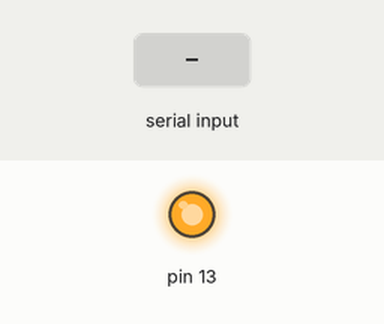
Simulated run of this sketch. Board: Arduino Uno, built with avr-gcc and run on an emulated ATmega328P. Shown: output pins drawn as LEDs (lit = HIGH). The inputs (shaded band) are chosen by the test bench. What the sketch prints to the serial monitor is not drawn.

Above: at 1.2 s.
1.3 s: byte 30 received over Serial
3.5 s: byte 90 received over Serial
6.0 s: byte 120 received over Serial
Timing chart, 0 to 9.0 s (numbered marks = the images above; inputs shaded):
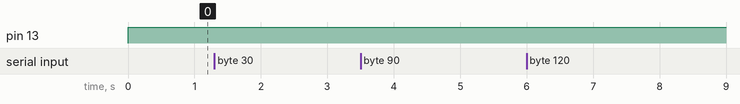

Measured:
- after the input at 1.3 s, every drawn part: stays the same
- after the input at 3.5 s, every drawn part: stays the same
- after the input at 6.0 s, every drawn part: stays the same

The sketch:

smartSocket.ino
```cpp
int pinLevel = 255;

void setup() {
  Serial.begin(9600);
  pinMode(13, OUTPUT);
}


void loop() {
  if (Serial.available() > 0){
  pinLevel = Serial.read();
  }
  digitalWrite(13, pinLevel);
  Serial.write(pinLevel);
  delay(500);
}
```
